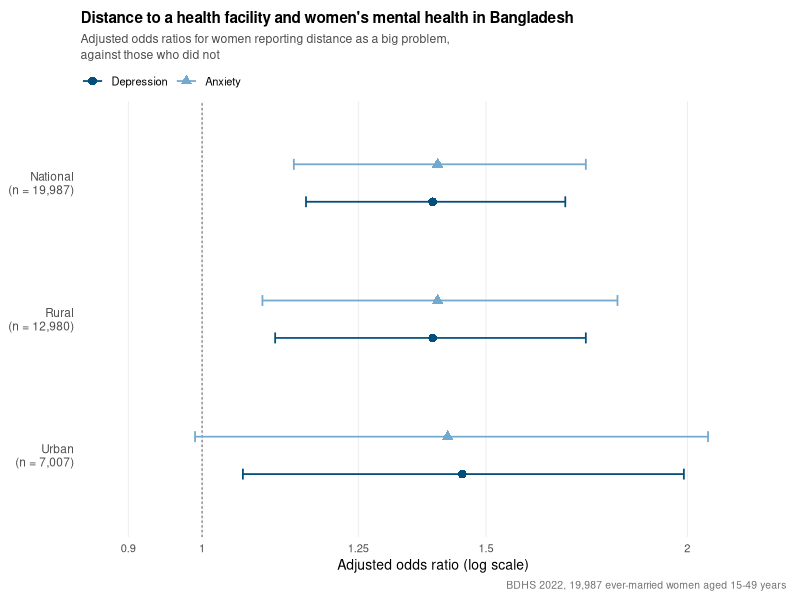

R code for this plot:
# ==============================================================
# Graphical abstract image (submission field 9)
#
# A forest plot of the six adjusted odds ratios. It is the one
# result the table of contents needs to carry, and a reader who
# knows nothing about the survey can read it in a few seconds:
# everything sits to the right of 1, and the three samples agree.
#
# Colours follow the rest of the figure set. Both outcomes stay in
# the cool family used for Figures 4 and 5, separated by lightness
# rather than by hue, so the plot survives greyscale printing.
# ==============================================================

need <- c("ggplot2")
miss <- need[!vapply(need, requireNamespace, logical(1), quietly = TRUE)]
if (length(miss)) stop("Install first: install.packages(c(",
                       paste0('"', miss, '"', collapse = ", "), "))")
library(ggplot2)

# --------------------------------------------------------------
# Adjusted odds ratios, from Table 2
# --------------------------------------------------------------
d <- data.frame(
  sample  = factor(rep(c("National\n(n = 19,987)", "Rural\n(n = 12,980)", "Urban\n(n = 7,007)"), each = 2),
                   levels = rev(c("National\n(n = 19,987)", "Rural\n(n = 12,980)", "Urban\n(n = 7,007)"))),
  outcome = factor(rep(c("Depression", "Anxiety"), 3), levels = c("Depression", "Anxiety")),
  or      = c(1.39, 1.40, 1.39, 1.40, 1.45, 1.42),
  lo      = c(1.16, 1.14, 1.11, 1.09, 1.06, 0.99),
  hi      = c(1.68, 1.73, 1.73, 1.81, 1.99, 2.06)
)

p <- ggplot(d, aes(x = or, y = sample, colour = outcome, shape = outcome)) +
  geom_vline(xintercept = 1, colour = "grey45", linetype = "22", linewidth = 0.4) +
  geom_errorbarh(aes(xmin = lo, xmax = hi), height = 0.16, linewidth = 0.6,
                 position = position_dodge(width = 0.55)) +
  geom_point(size = 2.6, position = position_dodge(width = 0.55)) +
  scale_x_continuous(trans = "log", breaks = c(0.9, 1, 1.25, 1.5, 2),
                     labels = c("0.9", "1", "1.25", "1.5", "2"),
                     limits = c(0.88, 2.2)) +
  scale_colour_manual(values = c(Depression = "#034E7B", Anxiety = "#74A9CF"), name = NULL) +
  scale_shape_manual(values = c(Depression = 16, Anxiety = 17), name = NULL) +
  labs(
    title    = "Distance to a health facility and women's mental health in Bangladesh",
    subtitle = "Adjusted odds ratios for women reporting distance as a big problem,\nagainst those who did not",
    x = "Adjusted odds ratio (log scale)", y = NULL,
    caption  = "BDHS 2022, 19,987 ever-married women aged 15-49 years"
  ) +
  theme_minimal(base_size = 10) +
  theme(
    panel.grid.minor   = element_blank(),
    panel.grid.major.y = element_blank(),
    panel.grid.major.x = element_line(colour = "grey92", linewidth = 0.3),
    axis.text.y        = element_text(size = 8.5, lineheight = 0.95, hjust = 1),
    plot.title         = element_text(size = 11, face = "bold"),
    plot.subtitle      = element_text(size = 8.8, colour = "grey30", lineheight = 1.1),
    plot.caption       = element_text(size = 7.5, colour = "grey45"),
    legend.position    = "top",
    legend.justification = "left",
    legend.margin      = margin(0, 0, -4, 0),
    plot.background    = element_rect(fill = "white", colour = NA),
    plot.margin        = margin(8, 10, 6, 6)
  )

ggsave("GraphicalAbstract.tiff", p, width = 6.6, height = 3.4,
       dpi = 300, compression = "lzw", bg = "white")

info <- file.info("GraphicalAbstract.tiff")
cat(sprintf("\nGraphicalAbstract.tiff  %8.0f bytes  written %s\n",
            info$size, format(info$mtime, "%H:%M:%S")))
cat("All six intervals should sit to the right of 1 except urban anxiety, which crosses it.\n")
